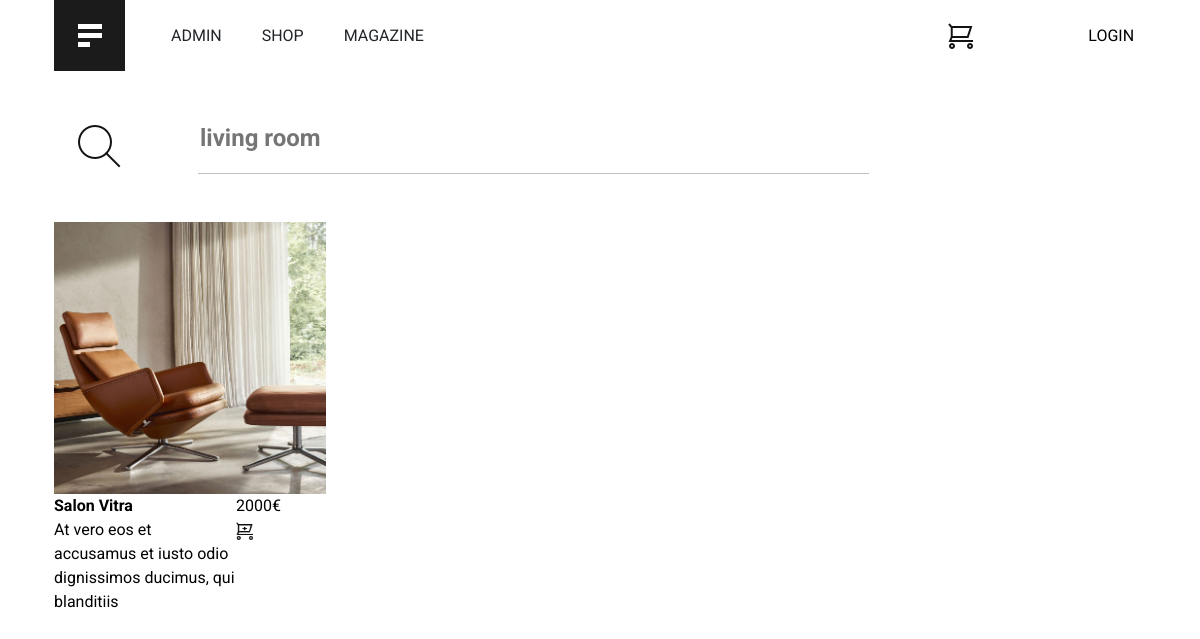
Page /index.php?terme=Salon Vitra on the committed database.
### tables this page shows
CREATE TABLE IF NOT EXISTS `products` (
  `id` int(11) NOT NULL AUTO_INCREMENT,
  `name` varchar(255) NOT NULL DEFAULT '0',
  `price` int(11) NOT NULL DEFAULT '0',
  `category_id` int(11) NOT NULL DEFAULT '0',
  `descript` varchar(256) NOT NULL,
  PRIMARY KEY (`id`)
);

### function.php (called while the page is built, shortened)
<?php
function index_productSearch($conn){
    if (isset($_GET['terme'])){
    $query = "SELECT * FROM `products` WHERE `name` LIKE '%". $_GET['terme'] ."%'";
    $result = mysqli_query($conn,$query);
    return $result;
    }
}
?>

### index.php (the view, shortened to what this page needs)
<!DOCTYPE html>
<html lang="fr" class="no-js sg" dir="ltr">
    <head>
        <link rel="stylesheet" href="style.css" type="text/css">
        <link href="https://cdn.jsdelivr.net/npm/bootstrap@5.1.3/dist/css/bootstrap.min.css" rel="stylesheet">
    </head>
<body>
<div class="container">
    <div class="container header">
        <div class="header"><div class="logo"><a href="index.php"><img src="img/Logo.png" class="logo"></a></div></div>
        <div class="header">
            <div class="navigation" aria-label="Accès rapides">
                <ul class="navigation__list navigation__list--inline">
                    <li><a href="admin.php" class="navigation__link">ADMIN</a></li>
                    <li><a href="#" class="navigation__link">SHOP</a></li>
                    <li><a href="#" class="navigation__link">MAGAZINE</a></li>
                </ul>
            </div>
        </div>
        <div class="header panier">
            <div class="panier"><img src="img/CartButton.png"></div>
            <div class="txt">&nbsp;<?php
            if (isset($_SESSION["usermane"])){?>
                <a href="signin.php" class="txt">LOGOUT</a><?php
            }else{?>
                <a href="signin.php" class="txt">LOGIN</a><?php
            }?></div>
        </div>
    </div>
    <div class="container vert">
        <div class="vert loupe"><img src="img/Search.png"></div>
        <div class="vert">
            <form action="index.php" method="get">
            <div class="vert"><input type="search" name="terme" class="search" placeholder="living room">
            <hr class="hr">
            </div>
        </div>
    </div>
    <div class="container centre">
    <?php
        include_once('function.php');
        include_once('config.php');
        $arraySearch = index_productSearch($conn);
    ?>
        <?php
        if (isset($_GET['terme'])){
            foreach ($arraySearch as $value){
            ?>
                <div class="item fiche">
                    <img src="img/<?php echo $value['id']; ?>.jpg">
                    <div class="txt">
                        <div class="texte"><b>
                        <?php echo $value['name']; ?>
                        </b><br><?php echo $value['descript']; ?></div>
                        <div class="panierAdd"><?php echo $value['price']; ?>€<br><img src="img/CartButtonAdd.png" class="panierAdd"></div>
                    </div>
                </div>
            <?php
            }
        }
        ?>
    </div>
    <div class="container page">
        <div class="page">&nbsp;</div>
    </div>
</div>
</body>
</html>

### style.css (style rules this page uses)
.logo { display: grid; gap: 1.5em; margin-right: 15px; padding: 0; width: 71; }
.container { display: grid; }
.item { min-width: 80px; min-height: 50px; }
.header { grid-template-columns: auto 4fr 1fr; align-content: center; vertical-align: bottom; align-items: center; }
.navigation { display: grid; gap: 0.5em; }
.navigation__list { font-family: Roboto; display: grid; grid: repeat(1, 20%) / auto-flow auto; justify-content: left; list-style: none; margin: 0; padding: 0; }
.navigation__list--inline { display: grid; gap: 0.5em; }
.navigation__link { color: inherit; display: grid; padding-inline: 1em; text-decoration: none; }
.panier { display: grid; grid: repeat(1, 20%) / auto-flow auto; font-family: Roboto; }
.txt { font-size: 0.8em; }
.centre { grid-template-columns: 1fr 1fr 1fr 1fr; grid-auto-flow: row dense; }
.vert { grid-template-columns: auto 3fr 1fr; align-content: center; vertical-align: bottom; align-items: center; margin: 1em; }
.loupe { margin: 1.5em; margin-right: 45px; }
.search { font-family: Roboto; font-size: 1.5em; font-weight: 700; color: black; border: hidden; border: 0 }
.hr { color: #000; margin-block-end: unset; border-style: solid; }
.fiche { margin: 0,9em; }
.fiche img { width: 17em; }
.panierAdd { width: 17px !important; }
.txt { display: grid; grid-template-columns: 2fr 1fr; font-family: Roboto; font-size: 1.0em; text-decoration: none; color: #000; }
.page { grid-template-columns: 3fr 1fr; min-height: 50px; }

### rows in the picture
products: name "Salon Vitra", descript "At vero eos et accusamus et iusto odio dignissimos ducimus, qui blanditiis", price "2000"
